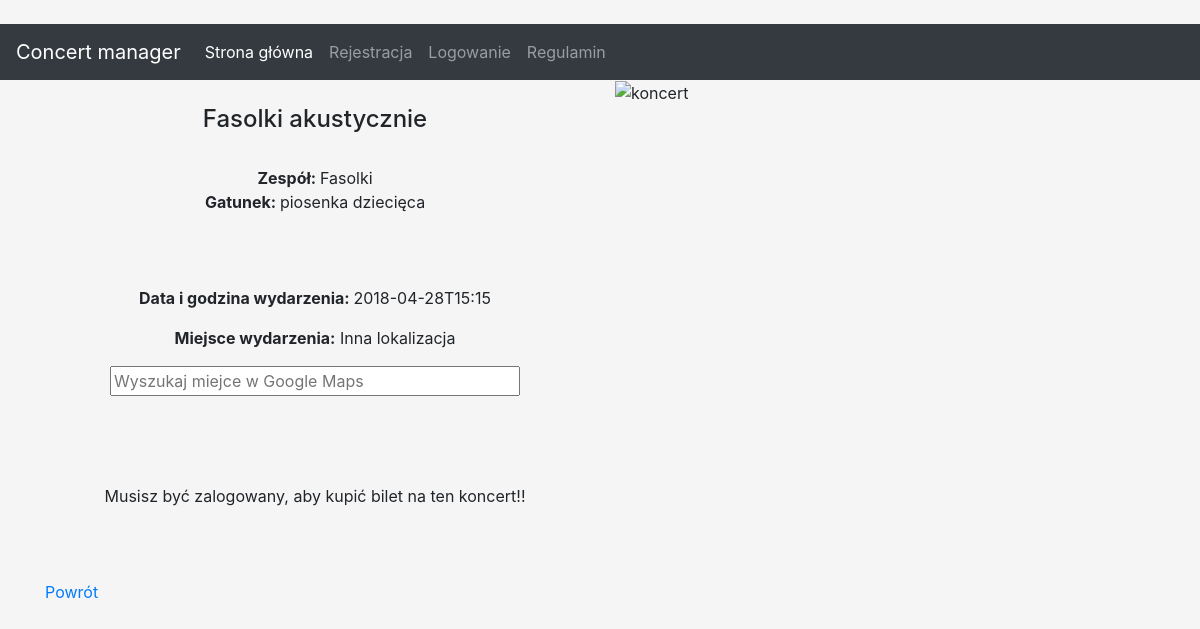
The app's page /show/4 with its own data.
### models.py (models this page shows, shortened)
class Concert(db.Model):
    __tablename__ = 'concert'
    id = Column(Integer, autoincrement=True, primary_key=True)
    band = db.Column(String(30))
    name = db.Column(db.String(100))
    opis = db.Column(String(200), default="")
    gatunek = db.Column(String(20))
    price_plyta_ticket = db.Column(db.Float)
    price_trybuny_ticket = db.Column(db.Float)
    price_gc_ticket = db.Column(db.Float)
    price_vip_ticket = db.Column(db.Float)
    nr_plyta_ticket = db.Column(Integer)
    nr_trybuny_ticket = db.Column(Integer)
    nr_gc_ticket = db.Column(Integer)
    nr_vip_ticket = db.Column(Integer)
    data = db.Column(db.String(20))
    venue = db.Column(String(30))

### views.py (the view)
@app.route('/show/<int:id>', methods=['GET', 'POST'])
def show(id):
    koncert = Concert.query.get(id)
    return render_template('koncert.html', id = id, koncert = koncert)

### templates/koncert.html (shortened to what this page needs)
{% extends "_base.html" %}
{% set page_id = 'info' %}
{% block content %}
  <div class="row">
    <div class="col-6 a" >
      <br>
      <h4>{{ koncert.name }} </h4>
        <br>
        <b>Zespół: </b>{{ koncert.band }} <br>
      <b>Gatunek: </b>{{ koncert.gatunek }} <br>
    <br>{{ koncert.opis }}<br><br>
    <p><b>Data i godzina wydarzenia: </b>{{koncert.data}}</p>
        <p><b>Miejsce wydarzenia:</b> {{koncert.venue}}
            {%if koncert.venue == "Poznań Zamek"%}
            <a href="https://goo.gl/maps/yMxREW5p11E2" target="_blank">mapa</a>
            {%elif koncert.venue == "Poznań Arena"%}
            <a href="https://goo.gl/maps/AR1JB3qTx2U2" target="_blank">mapa</a>
            {%elif koncert.venue == "Warszawa Torwar"%}
            <a href="https://goo.gl/maps/oNSUs29WeoA2" target="_blank">mapa</a>
            {%else%}
            <form action="http://www.google.pl/maps" method="get" target="_blank">
            <input type="text" name="q" placeholder="Wyszukaj miejce w Google Maps" size = "35"/>
            </form>
            {%endif%}
        <br>
        <br>
        {% if current_user.is_authenticated %}
        <div>
         <button onclick="location.href='/buy_ticket?id={{id}}'" type="button" style="margin: 15px" class="btn btn-primary">
     Kup bilet na {{koncert.band}}</button>
    </div>
              {% else %}
        <br>
        Musisz być zalogowany, aby kupić bilet na ten koncert!! <br><br>
              {% endif %}
    </div>
     <div class="col-6 b">
 <img class="img-responsive" src="http://www.cdn.ug.edu.pl/wp-content/uploads/2017/01/koncert.jpg" alt="koncert">
     </div>
  </div>
<br><br>
    <a href="/">Powrót</a>
{% endblock %}

### templates/koncert.html (style rules this page uses)
div.a { text-align:center; }

### records on screen
Concert: name "Fasolki akustycznie", band "Fasolki", gatunek "piosenka dziecięca", data "2018-04-28T15:15", venue "Inna lokalizacja"
